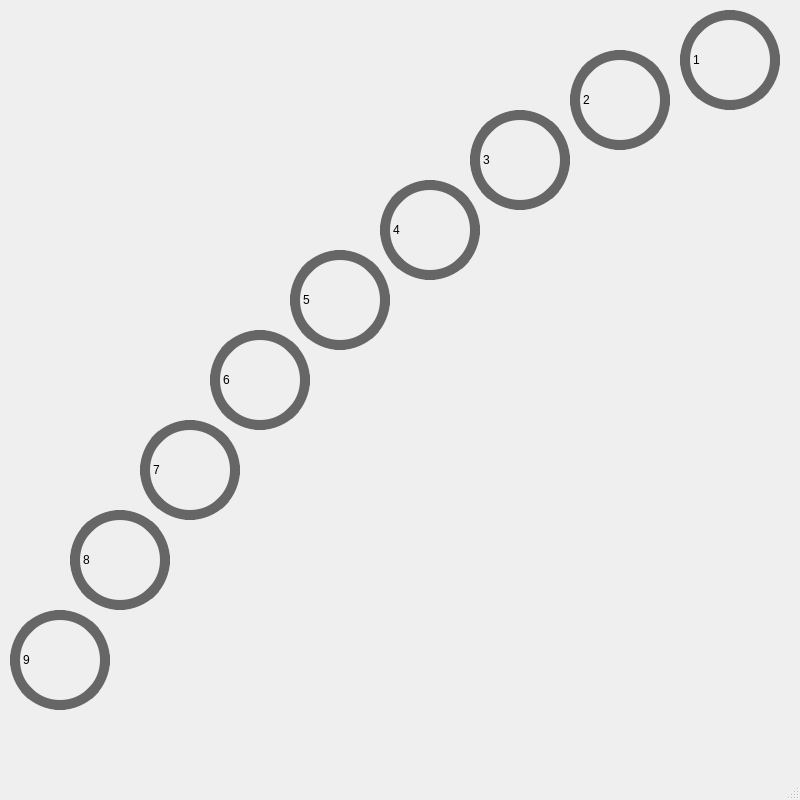
<?xml version="1.0" encoding="UTF-8"?>
<ui version="4.0">
 <class>MainWindow</class>
 <widget class="QMainWindow" name="MainWindow">
  <property name="geometry">
   <rect>
    <x>0</x>
    <y>0</y>
    <width>800</width>
    <height>800</height>
   </rect>
  </property>
  <property name="windowTitle">
   <string>MainWindow</string>
  </property>
  <widget class="QWidget" name="centralwidget">
   <widget class="QLabel" name="lbl1">
    <property name="geometry">
     <rect>
      <x>680</x>
      <y>10</y>
      <width>100</width>
      <height>100</height>
     </rect>
    </property>
    <property name="styleSheet">
     <string notr="true">border-style: solid; border-width: 10px; border-color: #666666; border-radius: 50px;</string>
    </property>
    <property name="text">
     <string>1</string>
    </property>
   </widget>
   <widget class="QLabel" name="lbl2">
    <property name="geometry">
     <rect>
      <x>570</x>
      <y>50</y>
      <width>100</width>
      <height>100</height>
     </rect>
    </property>
    <property name="styleSheet">
     <string notr="true">border-style: solid; border-width: 10px; border-color: #666666; border-radius: 50px;</string>
    </property>
    <property name="text">
     <string>2</string>
    </property>
   </widget>
   <widget class="QLabel" name="lbl3">
    <property name="geometry">
     <rect>
      <x>470</x>
      <y>110</y>
      <width>100</width>
      <height>100</height>
     </rect>
    </property>
    <property name="styleSheet">
     <string notr="true">border-style: solid; border-width: 10px; border-color: #666666; border-radius: 50px;</string>
    </property>
    <property name="text">
     <string>3</string>
    </property>
   </widget>
   <widget class="QLabel" name="lbl4">
    <property name="geometry">
     <rect>
      <x>380</x>
      <y>180</y>
      <width>100</width>
      <height>100</height>
     </rect>
    </property>
    <property name="styleSheet">
     <string notr="true">border-style: solid; border-width: 10px; border-color: #666666; border-radius: 50px;</string>
    </property>
    <property name="text">
     <string>4</string>
    </property>
   </widget>
   <widget class="QLabel" name="lbl5">
    <property name="geometry">
     <rect>
      <x>290</x>
      <y>250</y>
      <width>100</width>
      <height>100</height>
     </rect>
    </property>
    <property name="styleSheet">
     <string notr="true">border-style: solid; border-width: 10px; border-color: #666666; border-radius: 50px;</string>
    </property>
    <property name="text">
     <string>5</string>
    </property>
   </widget>
   <widget class="QLabel" name="lbl6">
    <property name="geometry">
     <rect>
      <x>210</x>
      <y>330</y>
      <width>100</width>
      <height>100</height>
     </rect>
    </property>
    <property name="styleSheet">
     <string notr="true">border-style: solid; border-width: 10px; border-color: #666666; border-radius: 50px;</string>
    </property>
    <property name="text">
     <string>6</string>
    </property>
   </widget>
   <widget class="QLabel" name="lbl7">
    <property name="geometry">
     <rect>
      <x>140</x>
      <y>420</y>
      <width>100</width>
      <height>100</height>
     </rect>
    </property>
    <property name="styleSheet">
     <string notr="true">border-style: solid; border-width: 10px; border-color: #666666; border-radius: 50px;</string>
    </property>
    <property name="text">
     <string>7</string>
    </property>
   </widget>
   <widget class="QLabel" name="lbl8">
    <property name="geometry">
     <rect>
      <x>70</x>
      <y>510</y>
      <width>100</width>
      <height>100</height>
     </rect>
    </property>
    <property name="styleSheet">
     <string notr="true">border-style: solid; border-width: 10px; border-color: #666666; border-radius: 50px;</string>
    </property>
    <property name="text">
     <string>8</string>
    </property>
   </widget>
   <widget class="QLabel" name="lbl9">
    <property name="geometry">
     <rect>
      <x>10</x>
      <y>610</y>
      <width>100</width>
      <height>100</height>
     </rect>
    </property>
    <property name="styleSheet">
     <string notr="true">border-style: solid; border-width: 10px; border-color: #666666; border-radius: 50px;</string>
    </property>
    <property name="text">
     <string>9</string>
    </property>
    <property name="alignment">
     <set>Qt::AlignLeading|Qt::AlignLeft|Qt::AlignVCenter</set>
    </property>
   </widget>
  </widget>
  <widget class="QMenuBar" name="menubar">
   <property name="geometry">
    <rect>
     <x>0</x>
     <y>0</y>
     <width>800</width>
     <height>21</height>
    </rect>
   </property>
  </widget>
  <widget class="QStatusBar" name="statusbar"/>
 </widget>
 <resources/>
 <connections/>
</ui>
